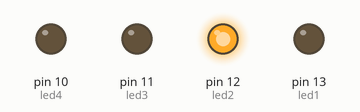
Simulated run of this sketch. Board: Arduino Uno, built with avr-gcc and run on an emulated ATmega328P. Parts: output pins drawn as LEDs (lit = HIGH).

Above: at 0.15 s.
At 0.85 s:
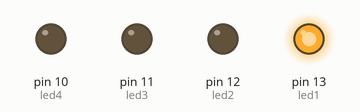
At 1.45 s:
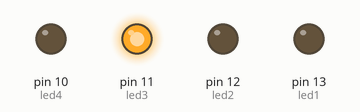
At 2.2 s:
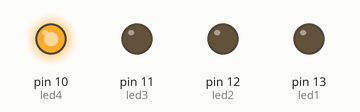
Timing chart, 0 to 3.0 s (numbered marks = the images above):
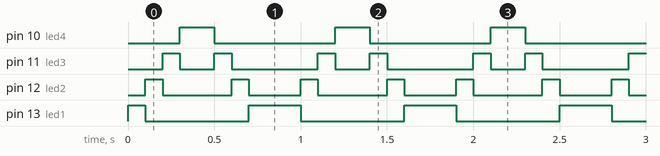

Measured:
- by itself, pin 10 (led4): alternates HIGH for 0.20 s and LOW for 0.70 s
- by itself, pin 11 (led3): repeats every 0.90 s: LOW 0.20 s, HIGH 0.10 s, LOW 0.50 s, HIGH 0.10 s
- by itself, pin 12 (led2): repeats every 0.90 s: LOW 0.40 s, HIGH 0.10 s, LOW 0.30 s, HIGH 0.10 s
- by itself, pin 13 (led1): repeats every 0.90 s: LOW 0.60 s, HIGH 0.30 s

The sketch:

KnightRider.ino
```cpp
int led1 = 13;
int led2 = 12;
int led3 = 11;
int led4 = 10;
int d = 100;


void setup(){
  pinMode(led1,OUTPUT);
  pinMode(led2,OUTPUT);
  pinMode(led3,OUTPUT);
  pinMode(led4,OUTPUT);
}

void loop(){
  //1st LED
  digitalWrite(led1,HIGH);
  delay(d);
  digitalWrite(led1, LOW);

  //2nd LED
  digitalWrite(led2,HIGH);
  delay(d);
  digitalWrite(led2, LOW);

  //3rd LED
  digitalWrite(led3,HIGH);
  delay(d);
  digitalWrite(led3, LOW);

  //4th LED
  digitalWrite(led4,HIGH);
  delay(d*2);
  digitalWrite(led4,LOW);

  //3rd LED
  digitalWrite(led3,HIGH);
  delay(d);
  digitalWrite(led3, LOW);

  //2nd LED
  digitalWrite(led2,HIGH);
  delay(d);
  digitalWrite(led2, LOW);

  //1st LED
  digitalWrite(led1,HIGH);
  delay(d*2);
  digitalWrite(led1, LOW);
}
```
